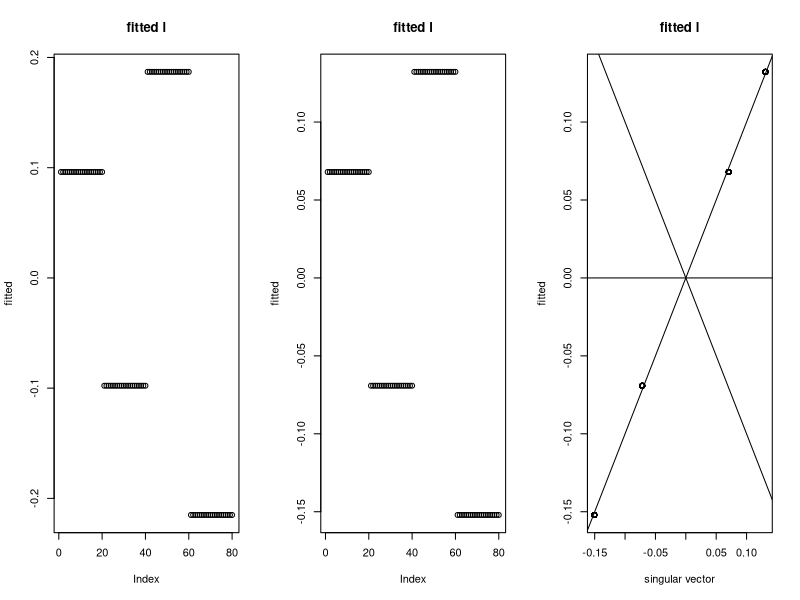
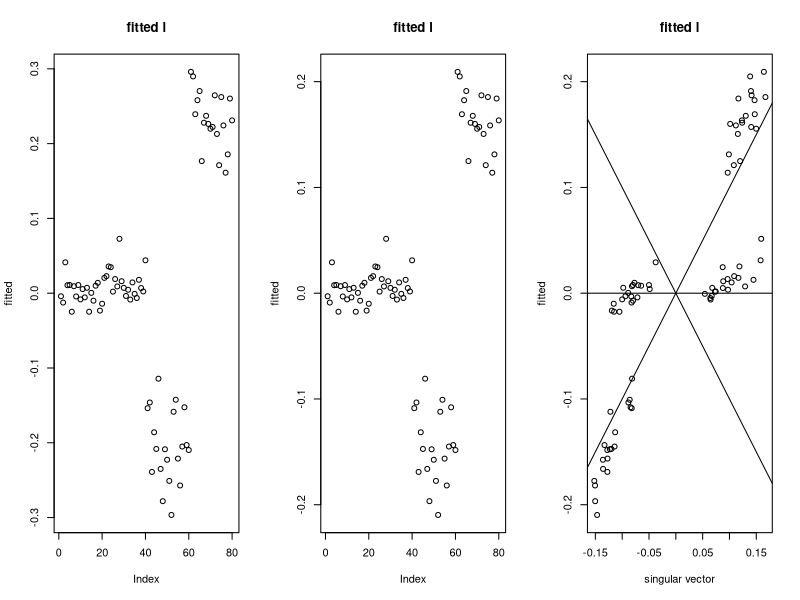
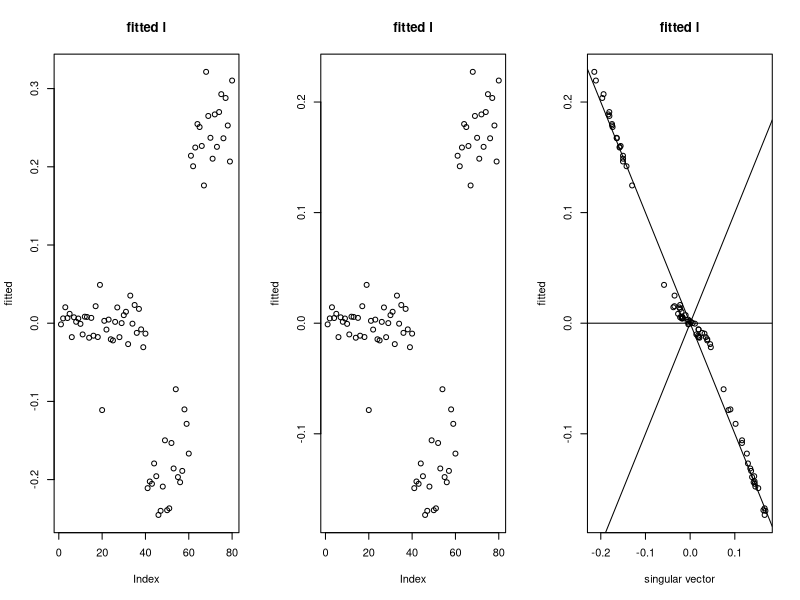
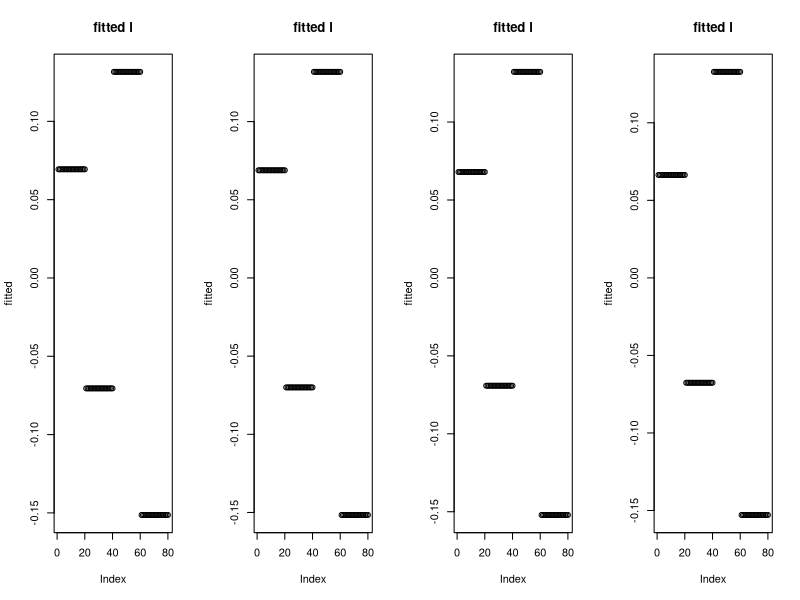
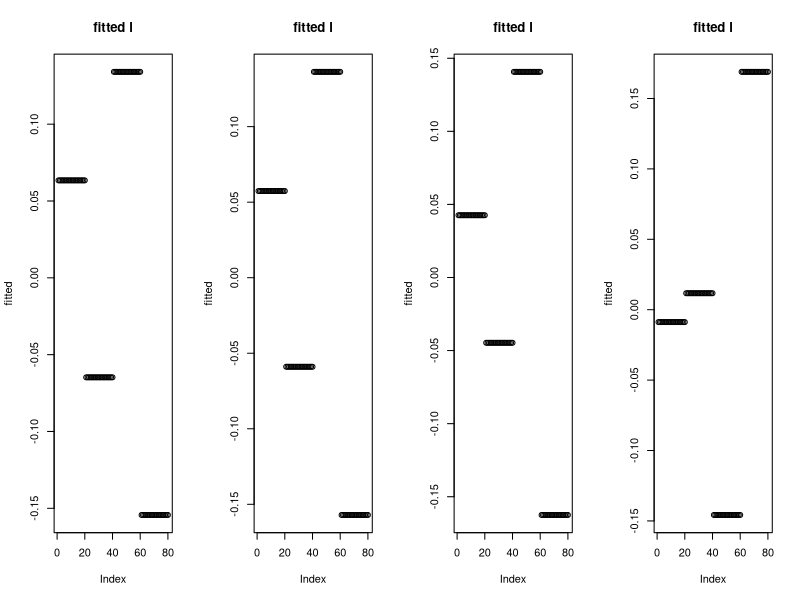
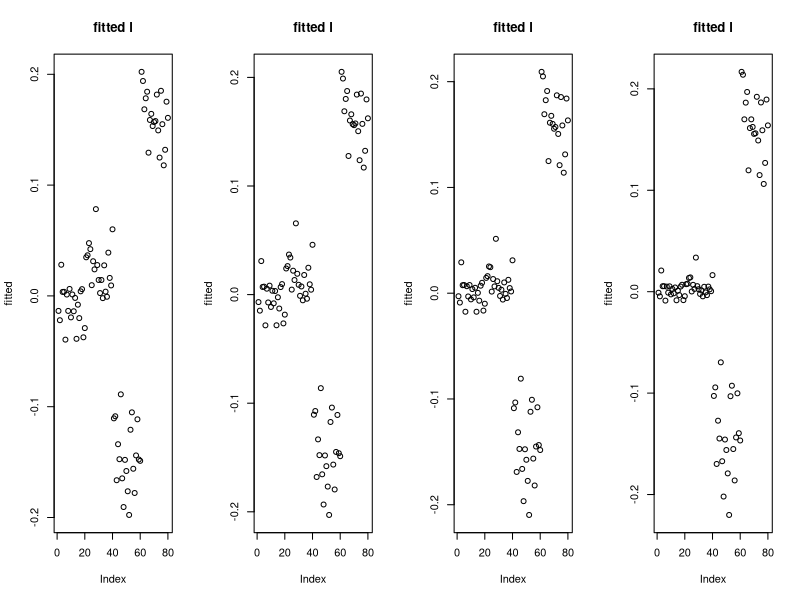
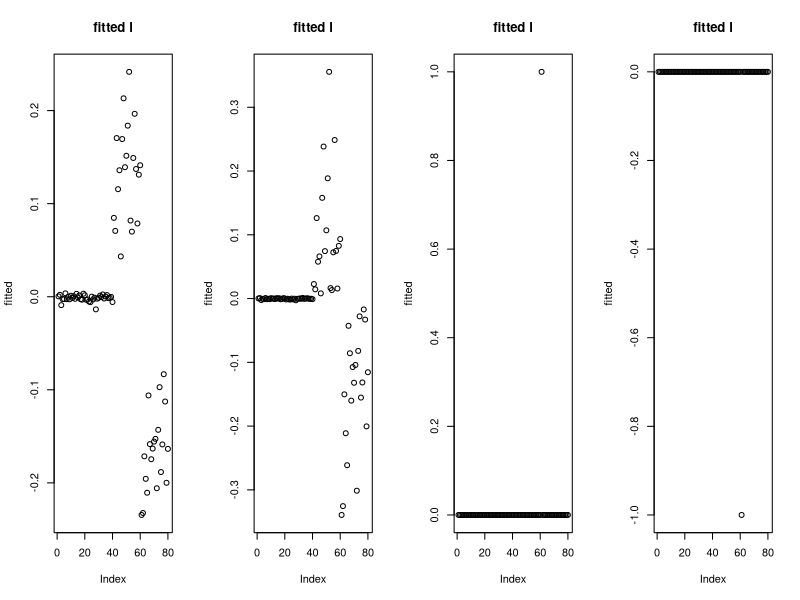
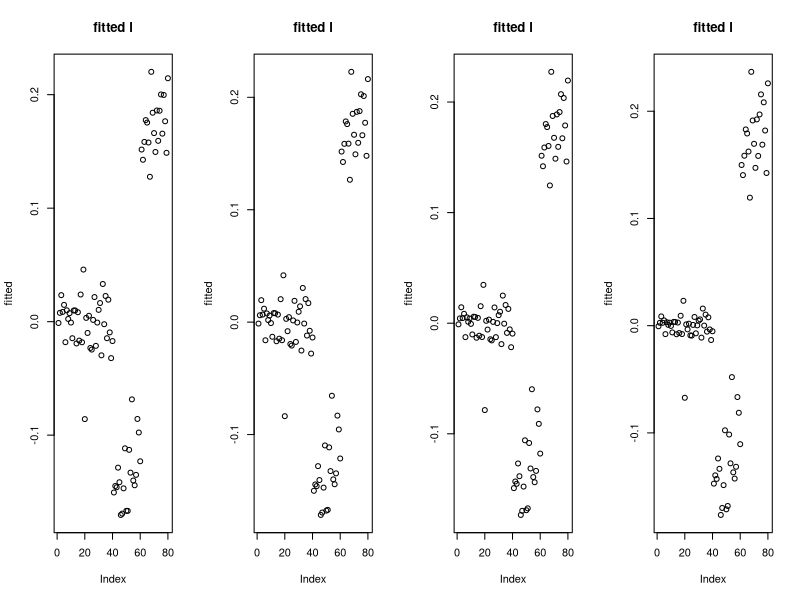

Write the R code that produced these figures, in order.
## ---- chunk 1
# code originally from https://stephens999.github.io/misc/tree_pca_03.html.
#--------------------------------------------------
# create X
set.seed(123)
p = 1000
n = 20
f = list()
for(i in 1:6){ 
  f[[i]] = rnorm(p)
}
X =matrix(0,ncol=4*n, nrow=p)
X[,1:(2*n)] = f[[1]]
X[,(2*n+1):(4*n)] = f[[2]]

X[,1:n] = X[,1:n]+f[[3]]
X[,(n+1):(2*n)] = X[,(n+1):(2*n)]+f[[4]]
X[,(2*n+1):(3*n)] = X[,(2*n+1):(3*n)] + f[[5]]
X[,(3*n+1):(4*n)] = X[,(3*n+1):(4*n)] + f[[6]]
X.svd = svd(X)

# create X2
X2 = X- X.svd$u[,1:2] %*% diag(X.svd$d[1:2]) %*% t(X.svd$v[,1:2])

# adding noise
set.seed(9) # the seed where flash didn't work
X2n_a = X2 + rnorm(4*n*p,sd=3)

set.seed(5) # the seed where flash did work
X2n_b = X2 + rnorm(4*n*p,sd=3)
#--------------------------------------------------

# take transpose
X2 <- t(X2)
X2n_a <- t(X2n_a)
X2n_b <- t(X2n_b)

rm(X, X.svd, f, i, n, p)
## ---- chunk 2
demo.init <- function(mat.X, r2, n.grid){
      
    N <- nrow(mat.X)
    P <- ncol(mat.X)
    
    eig.XXt <- eigen(mat.X%*%t(mat.X))
    init.l <- sqrt(r2)*(eig.XXt$vectors[,1])
    init.w <- init.l^2
    
    K <- n.grid # number of grid points
    pi.grid <-rep(1/K, times=K)
    eta.grid <- (K/(2^K-1))*(r2/N)*2^seq(0,K-1,by=1) # eta grid points are multiplied by 2; the scales are set to satisfy E_{g_l}[l^Tl]=r^2
    
    init.sigmasq <- c((norm(mat.X, type='f')^2-t(init.l)%*%mat.X%*%t(mat.X)%*%init.l)/((N+1)*P))
    init.delta <- c((t(init.l)%*%mat.X%*%t(mat.X)%*%init.l)/(P*init.sigmasq*r2)-1)/r2

    init.Ew.inv <- 1/init.w
    
    out.list = list()
    out.list$l <- init.l
    out.list$w <- init.w
    out.list$eta.grid <- eta.grid
    out.list$pi.grid <- pi.grid
    out.list$Ew.inv <- init.Ew.inv
    out.list$sigmasq <- init.sigmasq
    out.list$delta <- init.delta

    return(out.list)
}
## ---- chunk 3
demo.update.A <- function(mat.X, sigmasq, delta, Ew.inv,r2){

    N <- nrow(mat.X)
    P <- ncol(mat.X)
  
    Y <- mat.X%*%t(mat.X)/(sigmasq*(r2+1/delta)) - diag(x=Ew.inv)
    Y.eigen <- eigen(Y)
    
    eval.expectation <- function(k){(sum(1/(k/(sigmasq*(r2+1/delta))-Y.eigen$values))-r2)^2}
    find.k.star <- optimize(f=eval.expectation,
                            interval = c((Y.eigen$values[1]+1/r2)*sigmasq*(r2+1/delta),
                                         (Y.eigen$values[1]+N/r2)*sigmasq*(r2+1/delta))
                            )
    k.star <- find.k.star$minimum
  
    d.tilde <- 1/(k.star/(sigmasq*(r2+1/delta))-Y.eigen$values)
    Sigma.star <- Y.eigen$vectors %*% diag(x=d.tilde) %*% t(Y.eigen$vectors)
    log.det.Sigma.star <- sum(log(d.tilde))

    Elsq <- diag(Sigma.star)
    ElXXl <- sum(diag((t(mat.X) %*% Sigma.star %*% mat.X)))
    
    sigmasq <- (norm(mat.X, type='f')^2-ElXXl/(r2+1/delta))/(N*P)
    delta <- max((ElXXl/(P*sigmasq*r2)-1)/r2,10^(-10)) # lower bound at 10^(-10)
    
    out.list = list()
    out.list$log.det.Sigma.star = log.det.Sigma.star
    out.list$Sigma.star = Sigma.star
    out.list$Elsq = Elsq
    out.list$ElXXl = ElXXl
    out.list$sigmasq = sigmasq
    out.list$delta = delta
    out.list$l = sqrt(r2)*(Y.eigen$vectors[,1])

    return(out.list)
}

demo.update.B <- function(mat.X, Elsq, eta.grid, pi.grid, niter.updates = 10){
  
    for (i in 1:niter.updates){
    Ew <- sqrt(Elsq)*sum(pi.grid*sqrt(eta.grid/2))+sum(pi.grid*eta.grid/2)
    Ew.inv <-  sum(pi.grid*sqrt(1/eta.grid))*sqrt(2/Elsq)
    }
    
    out.list = list()
    out.list$Ew.inv = Ew.inv
    
    return(out.list)
}
## ---- chunk 4
demo.fit <- function(mat.X, niter, r2, n.grid=10){
  
    N <- nrow(mat.X)
    P <- ncol(mat.X)
  
    par.init <- demo.init(mat.X, r2, n.grid=n.grid) 
                                               
    Ew.inv <- par.init$Ew.inv
    sigmasq <- par.init$sigmasq
    delta <- par.init$delta
    eta.grid <- par.init$eta.grid
    pi.grid <- par.init$pi.grid

    for (i in 1:niter){
    # leg A
    temp.A <- demo.update.A(mat.X,
                          sigmasq=sigmasq,
                          delta=delta,
                          Ew.inv=Ew.inv,
                          r2=r2)
    Sigma.star <- temp.A$Sigma.star
    log.det.Sigma.star <- temp.A$log.det.Sigma.star
    Elsq <- temp.A$Elsq
    ElXXl <- temp.A$ElXXl
    sigmasq <- temp.A$sigmasq
    delta <- temp.A$delta
  
    # leg B
    temp.B <- demo.update.B(mat.X,
                          Elsq=Elsq,
                          eta.grid=eta.grid,
                          pi.grid=pi.grid)
    Ew.inv <- temp.B$Ew.inv
    }
    
    out.list = list()
    out.list$log.det.Sigma.star <- log.det.Sigma.star
    out.list$Sigma.star <- Sigma.star
    out.list$Elsq <- Elsq
    out.list$ElXXl <- ElXXl
    out.list$sigmasq <- sigmasq
    out.list$delta <- delta
    out.list$eta.grid <- eta.grid
    out.list$pi.grid <- pi.grid
    out.list$Ew.inv <- Ew.inv
    out.list$l <- temp.A$l
    return(out.list)
}
## ---- chunk 5
mat.X <- X2
par(mfrow=c(1,3))

obj.fit    <- demo.fit(mat.X, r2=2, niter=10) 
plot(obj.fit$l, ylab='fitted', main='fitted l')
c(obj.fit$sigmasq, obj.fit$delta, sum(diag(obj.fit$Sigma.star)))

obj.fit    <- demo.fit(mat.X, r2=1, niter=10) 
plot(obj.fit$l, ylab='fitted', main='fitted l')
c(obj.fit$sigmasq, obj.fit$delta, sum(diag(obj.fit$Sigma.star))) # sigma^2, delta, E[l^Tl]

plot(x=svd(mat.X)$u[,1], y=obj.fit$l, xlab='singular vector', ylab='fitted', main='fitted l')
abline(a=0,b=1); abline(a=0,b=-1); abline(a=0, b=0)
## ---- chunk 6
mat.X <- X2n_a
par(mfrow=c(1,3))

obj.fit    <- demo.fit(mat.X, r2=2, niter=10) 
plot(obj.fit$l, ylab='fitted', main='fitted l')
c(obj.fit$sigmasq, obj.fit$delta, sum(diag(obj.fit$Sigma.star)))

obj.fit    <- demo.fit(mat.X, r2=1, niter=10) 
plot(obj.fit$l, ylab='fitted', main='fitted l')
c(obj.fit$sigmasq, obj.fit$delta, sum(diag(obj.fit$Sigma.star))) # sigma^2, delta, E[l^Tl]

plot(x=svd(mat.X)$u[,1], y=obj.fit$l, xlab='singular vector', ylab='fitted', main='fitted l')
abline(a=0,b=1); abline(a=0,b=-1); abline(a=0, b=0)
## ---- chunk 7
mat.X <- X2n_b
par(mfrow=c(1,3))

obj.fit    <- demo.fit(mat.X, r2=2, niter=10) 
plot(obj.fit$l, ylab='fitted', main='fitted l')
c(obj.fit$sigmasq, obj.fit$delta, sum(diag(obj.fit$Sigma.star)))

obj.fit    <- demo.fit(mat.X, r2=1, niter=10) 
plot(obj.fit$l, ylab='fitted', main='fitted l')
c(obj.fit$sigmasq, obj.fit$delta, sum(diag(obj.fit$Sigma.star))) # sigma^2, delta, E[l^Tl]

plot(x=svd(mat.X)$u[,1], y=obj.fit$l, xlab='singular vector', ylab='fitted', main='fitted l')
abline(a=0,b=1); abline(a=0,b=-1); abline(a=0,b=0)
## ---- chunk 8
mat.X <- X2
par(mfrow=c(1,4))

par(mfrow=c(1,4))
obj.fit    <- demo.fit(mat.X, r2=1, niter=10, n.grid=6) 
plot(obj.fit$l, ylab='fitted', main='fitted l')
obj.fit    <- demo.fit(mat.X, r2=1, niter=10, n.grid=8) 
plot(obj.fit$l, ylab='fitted', main='fitted l')
obj.fit    <- demo.fit(mat.X, r2=1, niter=10, n.grid=10) 
plot(obj.fit$l, ylab='fitted', main='fitted l')
obj.fit    <- demo.fit(mat.X, r2=1, niter=10, n.grid=12) 
plot(obj.fit$l, ylab='fitted', main='fitted l')
obj.fit    <- demo.fit(mat.X, r2=1, niter=10, n.grid=14) 
plot(obj.fit$l, ylab='fitted', main='fitted l')
obj.fit    <- demo.fit(mat.X, r2=1, niter=10, n.grid=16) 
plot(obj.fit$l, ylab='fitted', main='fitted l')
obj.fit    <- demo.fit(mat.X, r2=1, niter=10, n.grid=18) 
plot(obj.fit$l, ylab='fitted', main='fitted l')
obj.fit    <- demo.fit(mat.X, r2=1, niter=10, n.grid=20) 
plot(obj.fit$l, ylab='fitted', main='fitted l')
## ---- chunk 9
mat.X <- X2n_a

par(mfrow=c(1,4))
obj.fit    <- demo.fit(mat.X, r2=1, niter=10, n.grid=6) 
plot(obj.fit$l, ylab='fitted', main='fitted l')
obj.fit    <- demo.fit(mat.X, r2=1, niter=10, n.grid=8) 
plot(obj.fit$l, ylab='fitted', main='fitted l')
obj.fit    <- demo.fit(mat.X, r2=1, niter=10, n.grid=10) 
plot(obj.fit$l, ylab='fitted', main='fitted l')
obj.fit    <- demo.fit(mat.X, r2=1, niter=10, n.grid=12) 
plot(obj.fit$l, ylab='fitted', main='fitted l')
obj.fit    <- demo.fit(mat.X, r2=1, niter=10, n.grid=14) 
plot(obj.fit$l, ylab='fitted', main='fitted l')
obj.fit    <- demo.fit(mat.X, r2=1, niter=10, n.grid=16) 
plot(obj.fit$l, ylab='fitted', main='fitted l')
obj.fit    <- demo.fit(mat.X, r2=1, niter=10, n.grid=18) 
plot(obj.fit$l, ylab='fitted', main='fitted l')
obj.fit    <- demo.fit(mat.X, r2=1, niter=10, n.grid=20) 
plot(obj.fit$l, ylab='fitted', main='fitted l')
## ---- chunk 10
mat.X <- X2n_b

par(mfrow=c(1,4))
obj.fit    <- demo.fit(mat.X, r2=1, niter=10, n.grid=6) 
plot(obj.fit$l, ylab='fitted', main='fitted l')
obj.fit    <- demo.fit(mat.X, r2=1, niter=10, n.grid=8) 
plot(obj.fit$l, ylab='fitted', main='fitted l')
obj.fit    <- demo.fit(mat.X, r2=1, niter=10, n.grid=10) 
plot(obj.fit$l, ylab='fitted', main='fitted l')
obj.fit    <- demo.fit(mat.X, r2=1, niter=10, n.grid=12) 
plot(obj.fit$l, ylab='fitted', main='fitted l')
obj.fit    <- demo.fit(mat.X, r2=1, niter=10, n.grid=14) 
plot(obj.fit$l, ylab='fitted', main='fitted l')
obj.fit    <- demo.fit(mat.X, r2=1, niter=10, n.grid=16) 
plot(obj.fit$l, ylab='fitted', main='fitted l')
obj.fit    <- demo.fit(mat.X, r2=1, niter=10, n.grid=18) 
plot(obj.fit$l, ylab='fitted', main='fitted l')
obj.fit    <- demo.fit(mat.X, r2=1, niter=10, n.grid=20) 
plot(obj.fit$l, ylab='fitted', main='fitted l')
## ---- chunk 11

generate.noiseless <- function(seed.no){
  
    set.seed(seed.no)
  
    # create X
    p = 1000
    n = 20
    f = list()
    for(i in 1:6){ 
      f[[i]] = rnorm(p)
    }
    X =matrix(0,ncol=4*n, nrow=p)
    X[,1:(2*n)] = f[[1]]
    X[,(2*n+1):(4*n)] = f[[2]]
    
    X[,1:n] = X[,1:n]+f[[3]]
    X[,(n+1):(2*n)] = X[,(n+1):(2*n)]+f[[4]]
    X[,(2*n+1):(3*n)] = X[,(2*n+1):(3*n)] + f[[5]]
    X[,(3*n+1):(4*n)] = X[,(3*n+1):(4*n)] + f[[6]]
    X.svd = svd(X)
    
    # create X2
    X2 = X- X.svd$u[,1:2] %*% diag(X.svd$d[1:2]) %*% t(X.svd$v[,1:2])

    # take transpose
    X2 <- t(X2)

    return(X2)
}
## ---- chunk 12
X.baseline <- generate.noiseless(seed.no=123) 

par(mfrow=c(3,4))
for (i in 1:6){
  if(i==1){mat.X <- X.baseline} # noiseless baseline
  if(i >1){mat.X <- X.baseline+rnorm(4*20*1000, sd=3)} # noisy versions
  obj.fit <- demo.fit(mat.X, r2=1, niter=10) 

  plot(obj.fit$l, ylab='fitted', main='fitted l')
  plot(x=svd(mat.X)$u[,1], y=obj.fit$l, xlab='singular vector', ylab='fitted', main='fitted l')
  abline(a=0,b=1); abline(a=0,b=-1); abline(a=0, b=0)
}
## ---- chunk 13
X.baseline <- generate.noiseless(seed.no=773) 

par(mfrow=c(3,4))
for (i in 1:6){
  if(i==1){mat.X <- X.baseline} # noiseless baseline
  if(i >1){mat.X <- X.baseline+rnorm(4*20*1000, sd=3)} # noisy versions
  obj.fit <- demo.fit(mat.X, r2=1, niter=10) 

  plot(obj.fit$l, ylab='fitted', main='fitted l')
  plot(x=svd(mat.X)$u[,1], y=obj.fit$l, xlab='singular vector', ylab='fitted', main='fitted l')
  abline(a=0,b=1); abline(a=0,b=-1); abline(a=0, b=0)
}
## ---- chunk 14
X.baseline <- generate.noiseless(seed.no=312) 

par(mfrow=c(3,4))
for (i in 1:6){
  if(i==1){mat.X <- X.baseline} # noiseless baseline
  if(i >1){mat.X <- X.baseline+rnorm(4*20*1000, sd=3)} # noisy versions
  obj.fit <- demo.fit(mat.X, r2=1, niter=10) 

  plot(obj.fit$l, ylab='fitted', main='fitted l')
  plot(x=svd(mat.X)$u[,1], y=obj.fit$l, xlab='singular vector', ylab='fitted', main='fitted l')
  abline(a=0,b=1); abline(a=0,b=-1); abline(a=0, b=0)
}
## ---- chunk 15
X.baseline <- generate.noiseless(seed.no=82) 

par(mfrow=c(3,4))
for (i in 1:6){
  if(i==1){mat.X <- X.baseline} # noiseless baseline
  if(i >1){mat.X <- X.baseline+rnorm(4*20*1000, sd=3)} # noisy versions
  obj.fit <- demo.fit(mat.X, r2=1, niter=10) 

  plot(obj.fit$l, ylab='fitted', main='fitted l')
  plot(x=svd(mat.X)$u[,1], y=obj.fit$l, xlab='singular vector', ylab='fitted', main='fitted l')
  abline(a=0,b=1); abline(a=0,b=-1); abline(a=0, b=0)
}
## ---- chunk 16
X.baseline <- generate.noiseless(seed.no=1) 

par(mfrow=c(3,4))
for (i in 1:6){
  if(i==1){mat.X <- X.baseline} # noiseless baseline
  if(i >1){mat.X <- X.baseline+rnorm(4*20*1000, sd=3)} # noisy versions
  obj.fit <- demo.fit(mat.X, r2=1, niter=10) 

  plot(obj.fit$l, ylab='fitted', main='fitted l')
  plot(x=svd(mat.X)$u[,1], y=obj.fit$l, xlab='singular vector', ylab='fitted', main='fitted l')
  abline(a=0,b=1); abline(a=0,b=-1); abline(a=0, b=0)
}
## ---- chunk 17
X.baseline <- generate.noiseless(seed.no=2) 

par(mfrow=c(3,4))
for (i in 1:6){
  if(i==1){mat.X <- X.baseline} # noiseless baseline
  if(i >1){mat.X <- X.baseline+rnorm(4*20*1000, sd=3)} # noisy versions
  obj.fit <- demo.fit(mat.X, r2=1, niter=10) 

  plot(obj.fit$l, ylab='fitted', main='fitted l')
  plot(x=svd(mat.X)$u[,1], y=obj.fit$l, xlab='singular vector', ylab='fitted', main='fitted l')
  abline(a=0,b=1); abline(a=0,b=-1); abline(a=0, b=0)
}
## ---- chunk 18
X.baseline <- generate.noiseless(seed.no=3) 

par(mfrow=c(3,4))
for (i in 1:6){
  if(i==1){mat.X <- X.baseline} # noiseless baseline
  if(i >1){mat.X <- X.baseline+rnorm(4*20*1000, sd=3)} # noisy versions
  obj.fit <- demo.fit(mat.X, r2=1, niter=10) 

  plot(obj.fit$l, ylab='fitted', main='fitted l')
  plot(x=svd(mat.X)$u[,1], y=obj.fit$l, xlab='singular vector', ylab='fitted', main='fitted l')
  abline(a=0,b=1); abline(a=0,b=-1); abline(a=0, b=0)
}
## ---- chunk 19
X.baseline <- generate.noiseless(seed.no=4) 

par(mfrow=c(3,4))
for (i in 1:6){
  if(i==1){mat.X <- X.baseline} # noiseless baseline
  if(i >1){mat.X <- X.baseline+rnorm(4*20*1000, sd=3)} # noisy versions
  obj.fit <- demo.fit(mat.X, r2=1, niter=10) 

  plot(obj.fit$l, ylab='fitted', main='fitted l')
  plot(x=svd(mat.X)$u[,1], y=obj.fit$l, xlab='singular vector', ylab='fitted', main='fitted l')
  abline(a=0,b=1); abline(a=0,b=-1); abline(a=0, b=0)
}
## ---- chunk 20
X.baseline <- generate.noiseless(seed.no=5) 

par(mfrow=c(3,4))
for (i in 1:6){
  if(i==1){mat.X <- X.baseline} # noiseless baseline
  if(i >1){mat.X <- X.baseline+rnorm(4*20*1000, sd=3)} # noisy versions
  obj.fit <- demo.fit(mat.X, r2=1, niter=10) 

  plot(obj.fit$l, ylab='fitted', main='fitted l')
  plot(x=svd(mat.X)$u[,1], y=obj.fit$l, xlab='singular vector', ylab='fitted', main='fitted l')
  abline(a=0,b=1); abline(a=0,b=-1); abline(a=0, b=0)
}
